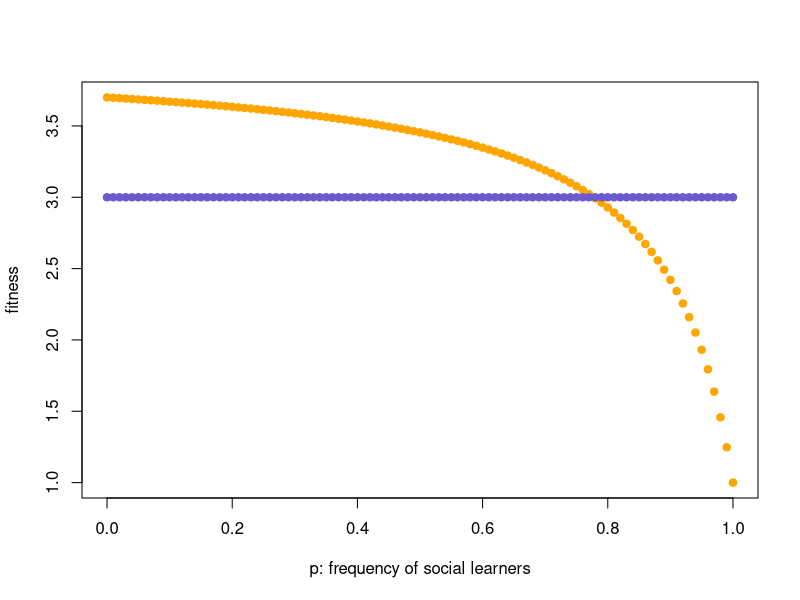
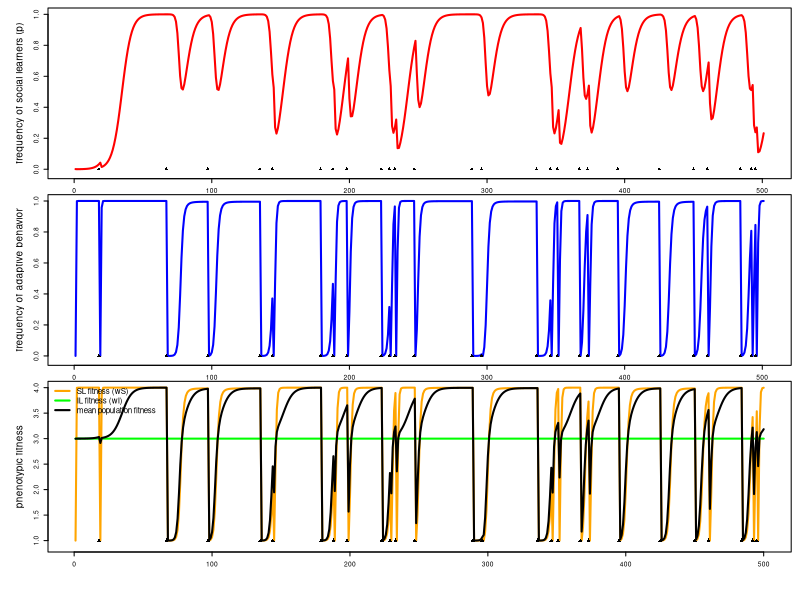
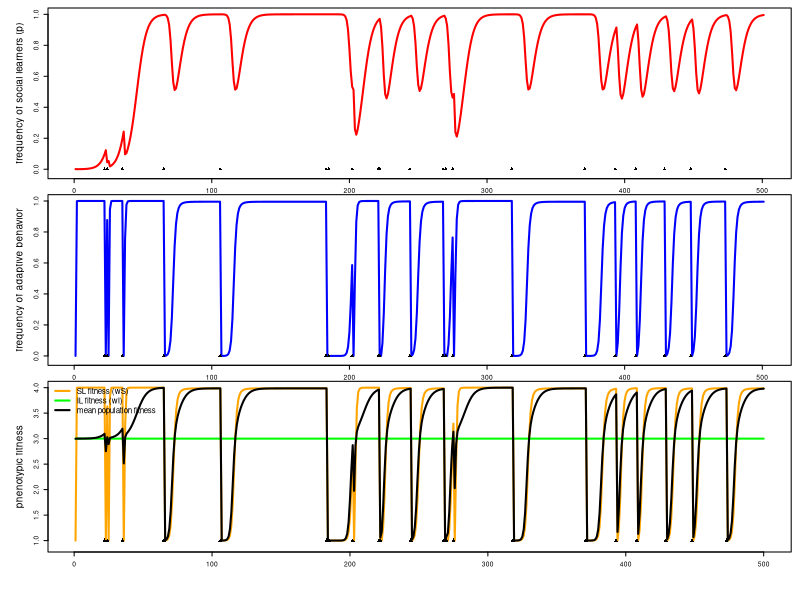
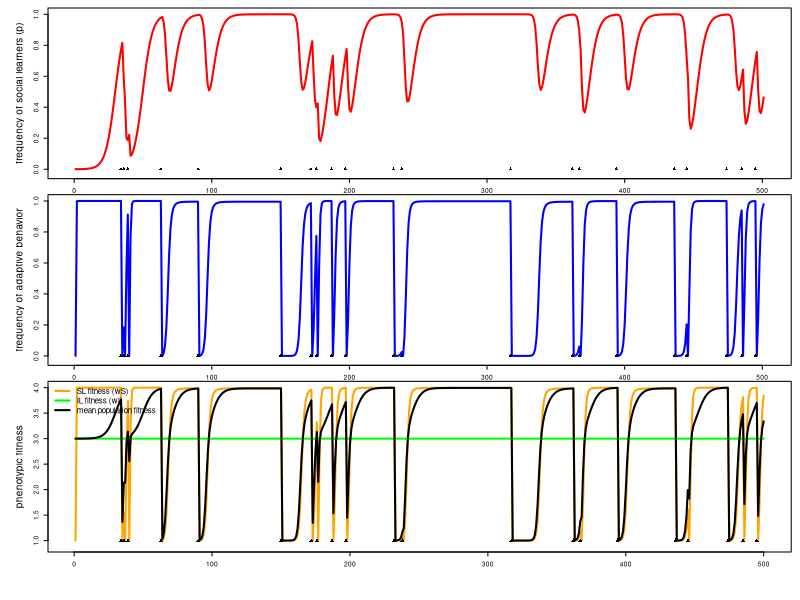
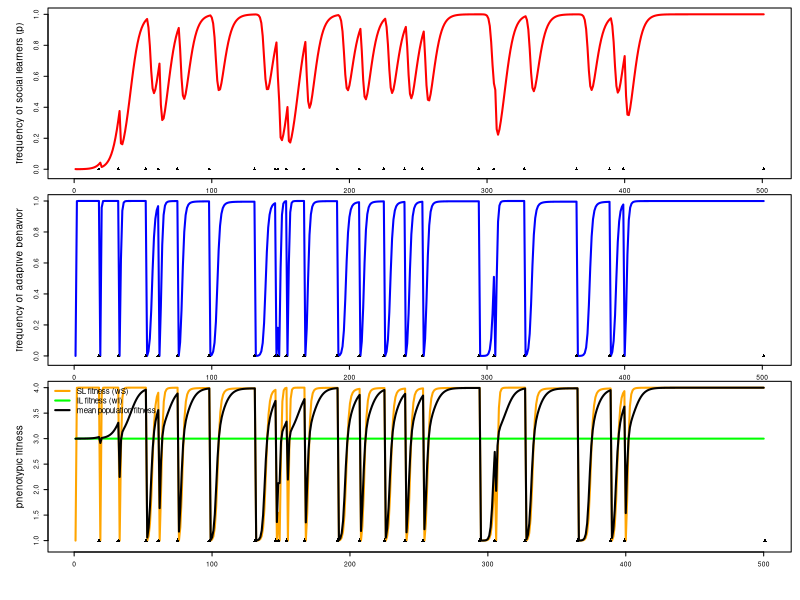
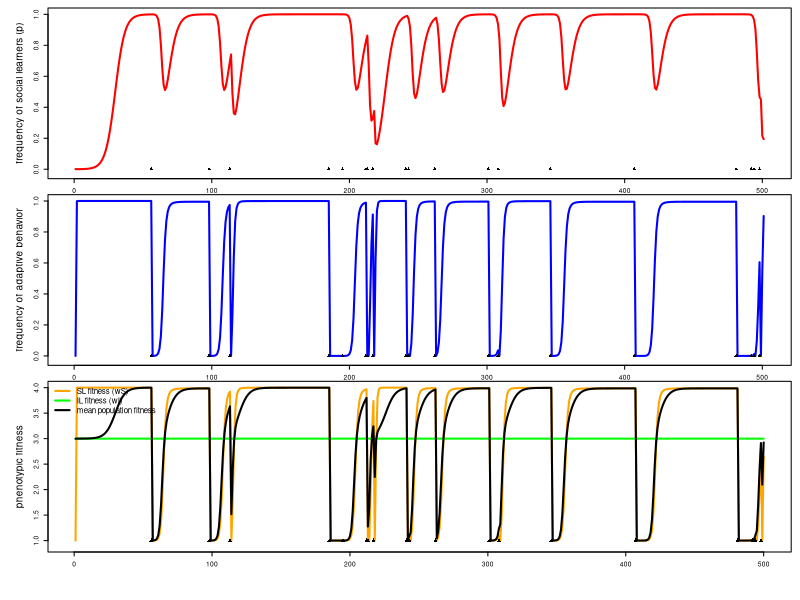
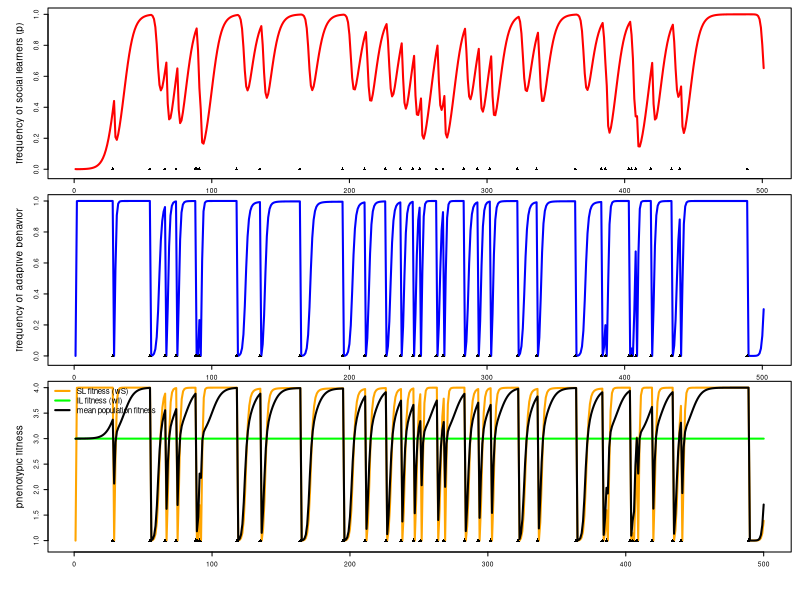
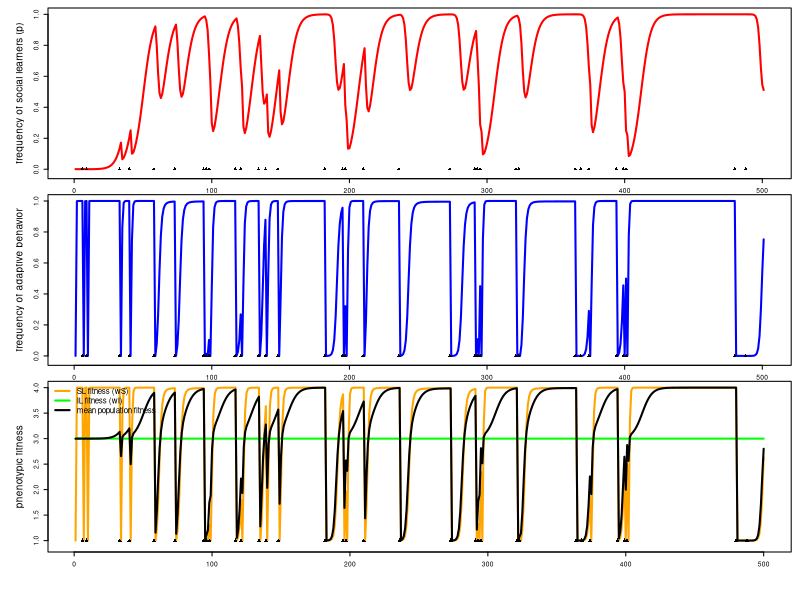

Reproduce these figures in R, in order.
## ---- chunk 1
knitr::opts_chunk$set(echo = TRUE)
## ---- chunk 2
b <- 3
c <- 1
w0 <- 1
u <- 0.1
p_seq <- seq(from=0 , to=1 , by=0.01)
wI <- wS <- rep (NA , length(p_seq) )

for( i in 1:length(p_seq) ){
  Qbar <- (1-u)*(1-p_seq[i]) / ( 1 - p_seq[i]*(1-u))
  wI[i] <- w0 + b - c
  wS[i] <- w0 + b*Qbar
}
plot(wS ~ p_seq , pch=19 , col="orange" , ylab="fitness" , xlab="p: frequency of social learners")
points(wI ~ p_seq ,  pch=19 , col="slateblue" )
## ---- chunk 3
#set initial parameter conditions
w0 <- 1 #baseline fitness
b <- 3 #benefit of adaptive behavior
c <- 1 #cost of individual learning
U <- 0.05 #probability of environmental change
#s <- 0.9 #success of innovation
timesteps <- 500
#wI <- w0 + b - c
## ---- chunk 4
#containers for values
q <- p <- u <-  rep(0,timesteps + 1 )
wS <- wI  <- wPOP <-  rep(0,timesteps )

#calculate phat from empirical model
phat <- (1-U*b/c)/(1-U) #equilibrium values for frequency of social learners

#set starting conditions
q[1] <- 0 
#p[1] <- phat 
p[1] <- 0.001 
u[1] <- 0

#begin simulation
for (t in 1:timesteps){
  wI[t] <- w0 + b - c #fitness individual learners
  wS[t] <- w0 + b*q[t] #fitness of social learners
  wPOP[t] <- wI[t]*(1-p[t]) + wS[t]*p[t] #population mean fitness
  q[t+1] <- (1-u[t])*( (1-p[t]) + p[t]*q[t]) + u[t]*0 #frequecncy of adaptive behavior
  p[t+1] <- p[t]*wS[t]/(p[t]*wS[t] + (1-p[t])*wI) #frequecny of social learners
  u[t+1] <- rbinom(n=1,prob=U,size=1) #sample environment changing in next gen, if 0 all SL behav maladaptive
}
## ---- chunk 5

par(mfrow = c(3, 1) )
par(cex = 0.4)
par(oma = c(4,2,1,1) )
par(mar = c(2,4,0,0.1) )

plot( p ~ c(1:(timesteps + 1) ) , ylim=c(-0.02,1) , pch=19 , col="white" , ylab="frequency of social learners (p)" , cex.lab=1.5)
lines( (1:(timesteps +1)) , p , col="red", lty=1, lwd=2)
points(  seq(0:timesteps) , (u-1) , pch=17)

plot( q ~ c(1:(timesteps + 1) ) , ylim=c(-0.02,1) , pch=19 , col="white" , ylab="frequency of adaptive behavior" , cex.lab=1.5)
lines( (1:(timesteps +1)) , q , col="blue", lty=1, lwd=2)
points(  seq(0:timesteps) , (u-1) , pch=17)

plot( wS ~ c(1:(timesteps) ) , ylim=c(0.9,b+w0) , pch=19 , col="white" , ylab="phenotypic fitness" , cex.lab=1.5)
lines( c(1:timesteps) , wS , col="orange", lty=1, lwd=2)
lines( c(1:timesteps ) , wI , col="green", lty=1, lwd=2)
lines( c(1:timesteps ) , wPOP , col="black", lty=1, lwd=2)
legend("topleft", legend=c("SL fitness (wS)", "IL fitness (wI)", "mean population fitness"),
       col=c("orange", "green" , "black"), lty=1, cex=1.2 , lw=2 , bty="n")
points(  seq(0:timesteps) , (u) , pch=17)

##Have class show that phat in simulation is the same as phat in equation
##Show invasion conditions of SL via simulation (when they can and can't invade)
##Show invasion conditions of IL via simulation (where they can and can't invade)
## ---- chunk 6

RogersSim <- function(U, b){
#set initial parameter conditions
w0 <- 1 #baseline fitness
b <- 3 #benefit of adaptive behavior
c <- 1 #cost of individual learning
U <- 0.05 #probability of environmental change
timesteps <- 500

#containers for values
q <- p <- u <-  rep(0,timesteps + 1 )
wS <- wI  <- wPOP <-  rep(0,timesteps )

#calculate phat from empirical model
phat <- (1-U*b/c)/(1-U) #equilibrium values for frequency of social learners

#set starting conditions
q[1] <- 0 
#p[1] <- phat 
p[1] <- 0.001 
u[1] <- 0

#begin simulation
for (t in 1:timesteps){
  wI[t] <- w0 + b - c #fitness individual learners
  wS[t] <- w0 + b*q[t] #fitness of social learners
  wPOP[t] <- wI[t]*(1-p[t]) + wS[t]*p[t] #population mean fitness
  q[t+1] <- (1-u[t])*( (1-p[t]) + p[t]*q[t]) + u[t]*0 #frequecncy of adaptive behavior
  p[t+1] <- p[t]*wS[t]/(p[t]*wS[t] + (1-p[t])*wI) #frequecny of social learners
  u[t+1] <- rbinom(n=1,prob=U,size=1) #sample environment changing in next gen, if 0 all SL behav maladaptive
}


par(mfrow = c(3, 1) )
par(cex = 0.4)
par(oma = c(4,2,1,1) )
par(mar = c(2,4,0,0.1) )

plot( p ~ c(1:(timesteps + 1) ) , ylim=c(-0.02,1) , pch=19 , col="white" , ylab="frequency of social learners (p)" , cex.lab=1.5)
lines( (1:(timesteps +1)) , p , col="red", lty=1, lwd=2)
points(  seq(0:timesteps) , (u-1) , pch=17)

plot( q ~ c(1:(timesteps + 1) ) , ylim=c(-0.02,1) , pch=19 , col="white" , ylab="frequency of adaptive behavior" , cex.lab=1.5)
lines( (1:(timesteps +1)) , q , col="blue", lty=1, lwd=2)
points(  seq(0:timesteps) , (u-1) , pch=17)

plot( wS ~ c(1:(timesteps) ) , ylim=c(0.9,b+w0) , pch=19 , col="white" , ylab="phenotypic fitness" , cex.lab=1.5)
lines( c(1:timesteps) , wS , col="orange", lty=1, lwd=2)
lines( c(1:timesteps ) , wI , col="green", lty=1, lwd=2)
lines( c(1:timesteps ) , wPOP , col="black", lty=1, lwd=2)
legend("topleft", legend=c("SL fitness (wS)", "IL fitness (wI)", "mean population fitness"),
       col=c("orange", "green" , "black"), lty=1, cex=1.2 , lw=2 , bty="n")
points(  seq(0:timesteps) , (u) , pch=17)
}

RogersSim(U=0.1 , b=3.14159)
for(j in seq(from=0 , to=0.5 ,by=0.05)){
  RogersSim(U=j , b=3.14159)
}

